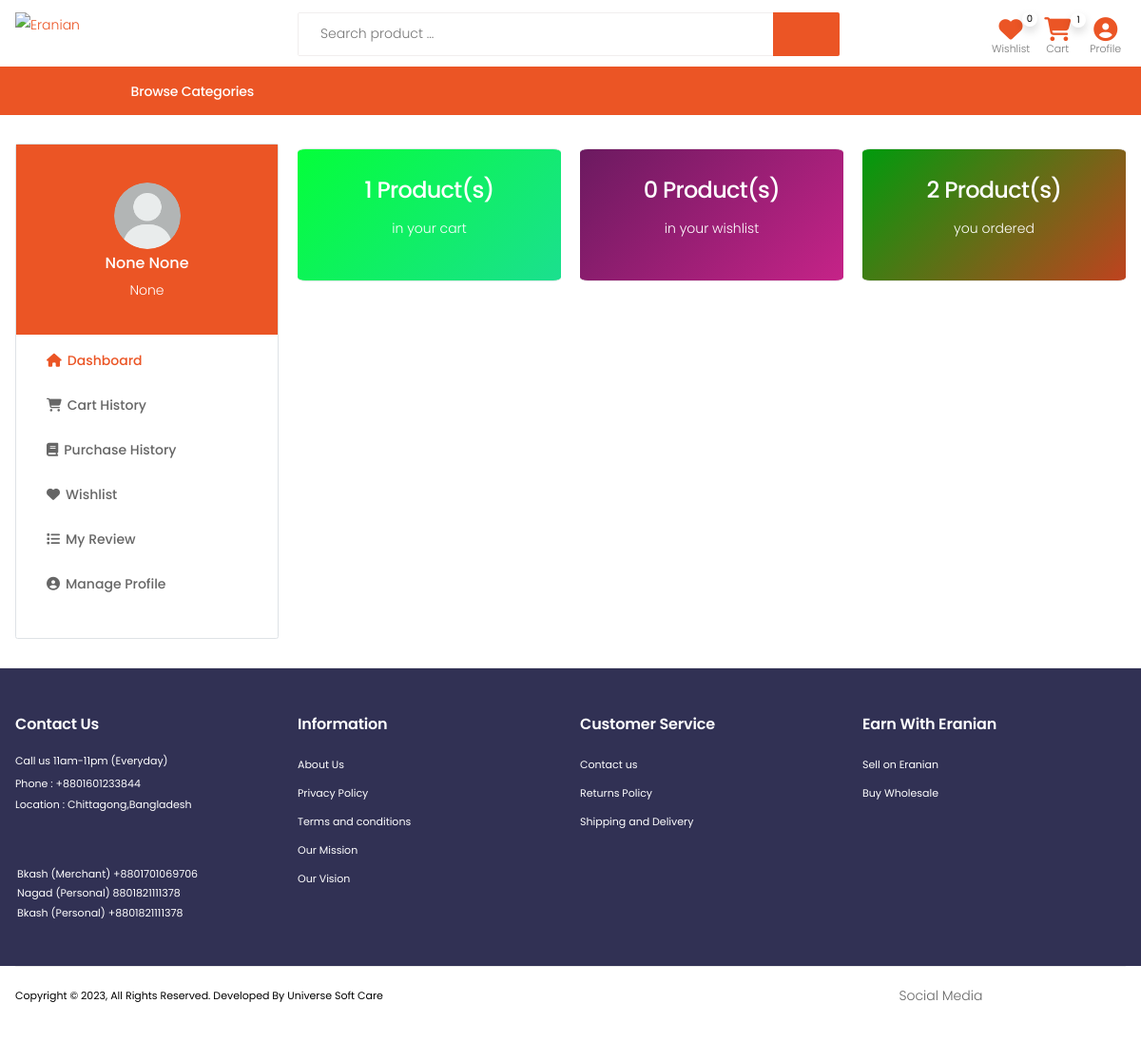
Before: /profile-dashboard (signed in) with the older database file.
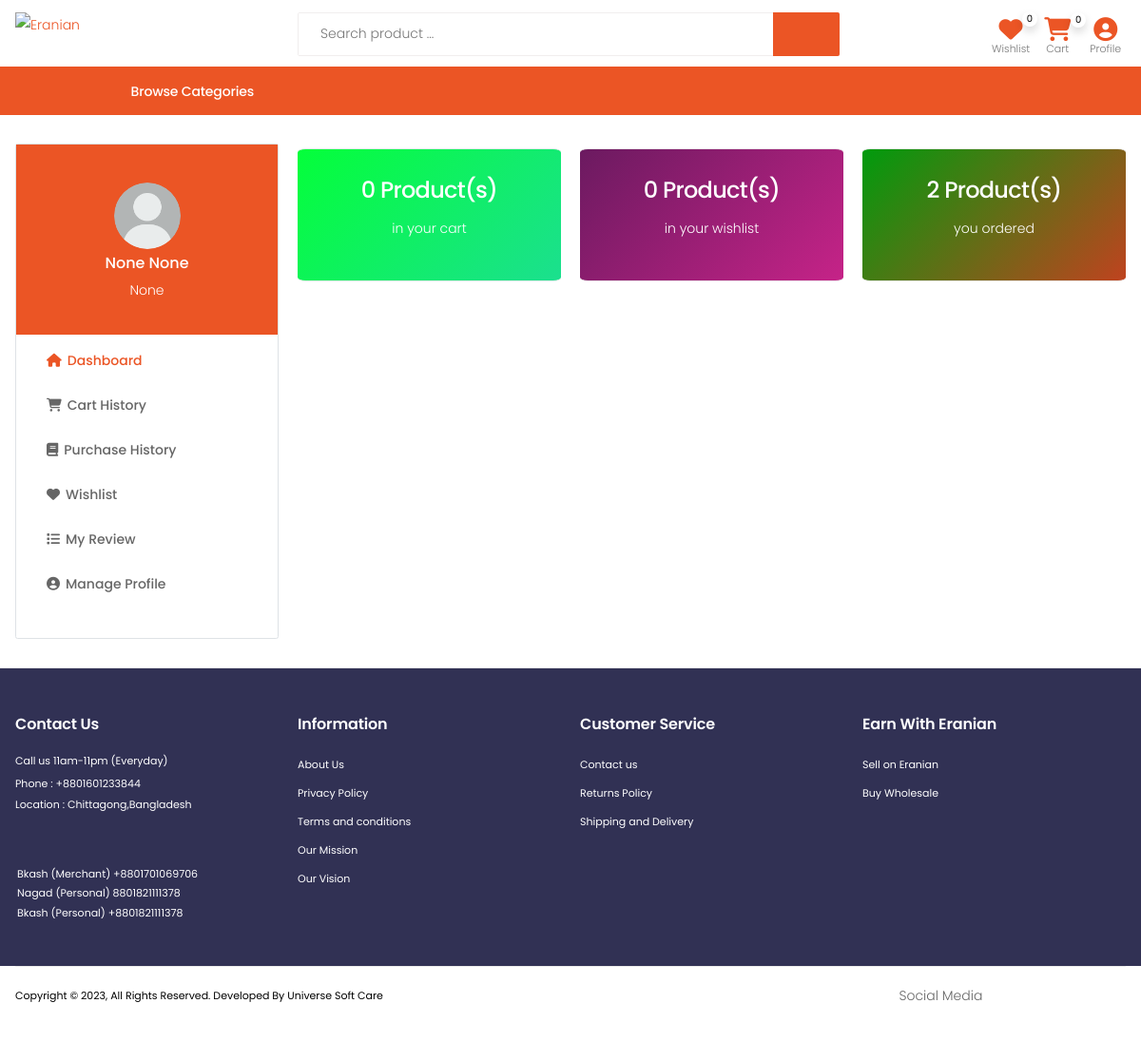
After: the same page with the newer database file.
### userapp/models.py (models this page shows, shortened)
class User(AbstractBaseUser, PermissionsMixin):
    email = models.EmailField(unique=True)
    username = None
    first_name = models.CharField(max_length=30, null=True, blank=True)
    last_name = models.CharField(max_length=30, null=True, blank=True)
    phone = models.CharField(max_length=15, unique=True, null=True, blank=True)
    is_active = models.BooleanField(default=True)
    is_staff = models.BooleanField(default=False)
    is_customer = models.BooleanField(default=False)
    is_vendor = models.BooleanField(default=False)
    is_employee = models.BooleanField(default=False)
    date_joined = models.DateTimeField(default=timezone.now)
    objects = CustomUserManager()
    USERNAME_FIELD = 'email'
    REQUIRED_FIELDS = []

class Profile(models.Model):
    user                = models.OneToOneField(User, on_delete=models.CASCADE, max_length=1)
    image               = models.ImageField(upload_to="profilepicture", default='no_img.png')
    date_of_birthday    = models.DateField(auto_now_add=False,blank=True,null=True)
    phone               = models.CharField(max_length=15,unique=True,blank=True,null=True)
    permanent_address   = models.CharField(max_length=100,blank=True,null=True)
    present_address     = models.CharField(max_length=100,blank=True,null=True)
    class Meta:
        verbose_name_plural = "Customer Profile"

### store/models.py (models this page shows, shortened)
class Order(models.Model):
    user = models.ForeignKey(settings.AUTH_USER_MODEL,
                             on_delete=models.CASCADE)
    items = models.ManyToManyField(OrderItem)
    ordered_date = models.DateTimeField()
    order_complate_date = models.DateTimeField(
        auto_now=False, auto_now_add=False, blank=True, null=True)
    order_status = models.CharField(
        max_length=150, choices=Order_Status, default='pending')
    total_order_amount = models.CharField(
        max_length=150, blank=True, null=True)
    paid_amount = models.CharField(max_length=150, default=0)
    due_amount = models.CharField(max_length=150, default=0)
    ordered = models.BooleanField(default=False)
    orderId = models.CharField(max_length=150, blank=True, null=True)
    paymentId = models.CharField(max_length=150, blank=True, null=True)
    coupon = models.ForeignKey(
        'Coupon', on_delete=models.SET_NULL, blank=True, null=True)
    shipping_address = models.ForeignKey(
        ShipingAddress, on_delete=models.CASCADE, blank=True, null=True)
    payment_option = models.CharField(max_length=150)
    order_read_status = models.BooleanField(default=False)
    redx_percel_traking_number = models.CharField(
        max_length=150, blank=True, null=True)
    others_transport_trakink_url = models.URLField(
        max_length=200, blank=True, null=True)
    class Meta:
        ordering = ['-id']

### store/views.py (the view)
# urls.py: path('profile-dashboard', login_required(profile_dashboard,login_url='/customer-login/'), name='profile-dashboard'),
@login_required
def profile_dashboard(request):
    order = Order.objects.filter(user=request.user, ordered=True).count()
    context={
            'order':order,
        }
    return render(request, 'store/dashboard.html', context)

### daseboard/context_processors.py (called while the page is built)
def order_count(request):
    order_count = Order.objects.filter(order_read_status=False).count()
    context = {
        'order_count': order_count
    }
    return context

def unverified_vendor_count(request):
    unverified_vendor_count = VendorInformation.objects.filter(
        is_verified=False).count()
    unverified_vendor_profile = VendorInformation.objects.filter(
        is_verified=False)
    context = {
        'unverified_vendor_count': unverified_vendor_count,
        'unverified_vendor_profile': unverified_vendor_profile,
    }
    return context

def order_list(request):
    user = request.user
    order_list = Order.objects.filter(order_read_status=False)
    context = {
        'order_list': order_list
    }
    return context

def contact_data_count(request):
    contact_data_count = ConductData.objects.filter(view_status=False).count()
    context = {
        'contact_data_count': contact_data_count
    }
    return context

def contact_data_list(request):
    contact_data_list = ConductData.objects.filter(view_status=False)
    context = {
        'contact_data_list': contact_data_list
    }
    return context

### store/template/store/dashboard.html (shortened to what this page needs)
{% extends 'store/base.html' %}
{% load static %}
{% load cart_count %}
{% load wish_list_product_count %}
{% block content %}
<div class="container my-5">
  <div class="row">
    <div class="col-md-3">
      <div class="card border rounded">
        <div class="card-profile ">
          <img class="mx-auto mt-4 rounded-circle" src="{{ user.profile.image.url }}" alt=""
            style="height: 70px ; width: 70px;">
          <p style="text-align:center ; font-size: 16px; font-weight: 500;">{{ user.first_name }} {{user.last_name }}
          </p>
          <p style="text-align:center ;">{{ user.username }}</p>
        </div>
        <div class="card-body d-none d-md-block">
          <nav class="mobile-cats-nav">
            <ul class="mobile-cats-menu dashboard-menu">
              <li class="m-active"><a href="{% url 'profile-dashboard' %}"><i
                    class="fa-solid fa-house"></i>Dashboard</a></li>
              <li><a href="{% url 'cart-summary' %}"><i class="fa-solid fa-cart-shopping"></i>Cart History</a></li>
              <li><a href="{% url 'order-summary' %}"><i class="fa-solid fa-book"></i>Purchase History</a>
              </li>
              <li><a href="{% url 'wish-list' %}"><i class="fa-solid fa-heart"></i>Wishlist</a></li>
              <li><a href="{% url 'my-review' %}"><i class="fa-solid fa-list"></i>My Review</a></li>
              <li><a href="{% url 'profile' %}"><i class="fa-solid fa-circle-user"></i>Manage Profile</a></li>
            </ul>
          </nav>
        </div>
      </div>
    </div>
    <div class="col-md-9">
      <div class="row profile-dashboard">
        <div class="col-6 col-md-4 my-2">
          <div class="card cart-product">
            <h4>{{ request.user|cart_count }} Product(s)</h4>
            <p>in your cart</p>
          </div>
        </div>
        <div class="col-6 col-md-4 my-2">
          <div class="card  wishlist-product">
            <h4>{{ request.user|wish_list_product_count }} Product(s)</h4>
            <p>in your wishlist</p>
          </div>
        </div>
        <div class="col-6 col-md-4 my-2">
          <div class="card ordered-product">
            <h4>{{ order }} Product(s)</h4>
            <p>you ordered</p>
          </div>
        </div>
      </div>
    </div>
  </div>
</div>
{% endblock %}

### store/template/store/includes/navbar.html (shortened to what this page needs)
{% load static %}
{% load desktop_menu %}
{% load top_category %}
{% load cart_view %}
{% load cart_count %}
{% load wish_list_product_count %}
{% load campaign %}
{% load logo %}
<header class="header header-10 header-intro-clearance desktop">
  <div class="header-middle sticky-header mx-auto ">
    <div class="container">
      <div class="header-left py-auto">
        <a href="{% url 'home' %}" class="logo">
          <img src="{% static 'store/images/eranian.png' %}" alt="Eranian">
        </a>
      </div>
      <div class="header-center">
        <div class="header-search header-search-extended header-search-visible header-search-no-radius">
          <form action="{% url 'search' %}" method="GET">
            <div class="header-search-wrapper search-wrapper-wide" style="margin-top: -10px;">
              <input type="search" class="form-control" name="q" id="q" placeholder="Search product ..." required>
              <button class="btn" type="submit" style="background-color:#eb5525 ;"><i
                  style="color: white; font-size: 25px; font-weight: 700;" class="icon-search"></i></button>
            </div>
          </form>
        </div>
      </div>
      <div class="header-right">
        <div class="header-dropdown-link" style="margin-top: -5px;">
          <a href="{% url 'wish-list' %}" class="wishlist-link">
            <i style="color:#eb5525; font-size: 25px;" class="fa-solid fa-heart"></i>
            <span class="wishlist-count shadow">{{ request.user|wish_list_product_count }}</span>
            <span class="wishlist-txt">Wishlist</span>
          </a>
          <div class="dropdown cart-dropdown mx-2">
            <a href="{% url 'cart-summary' %}" class="dropdown-toggle" role="button" aria-haspopup="true"
              aria-expanded="false" data-display="static">
              <i style="color:#eb5525; font-size: 25px;" class="fa-solid fa-cart-shopping"></i>
              <span class="cart-count shadow">{{ request.user|cart_count }}</span>
              <span class="cart-txt">Cart</span>
            </a>
          </div>
          <div class="dropdown user-profile cart-dropdown mx-2">
            <a class="dropdown-toggle" role="button" aria-haspopup="true" aria-expanded="false" data-display="static">
              <i style="color:#eb5525; font-size: 25px;" class="fa-solid fa-circle-user"></i>
              <span class="cart-txt">Profile</span>
            </a>
          </div>
        </div>
      </div>
    </div>
  </div>
  <div class="header-bottom container-fluid" style="border-top: 1px solid #eb5525;">
    <div class="row d-flex col-11 mx-auto">
      <div class="col-md-4 col-lg-3">
        {% if request.resolver_match.url_name == 'home' %}
        <div class="dropdown category-dropdown show is-on" data-visible="true">
          {% else %}
          <div class="dropdown category-dropdown is-on">
            {% endif %}
            <a href="#" class="dropdown-toggle" role="button" data-toggle="dropdown" aria-haspopup="true"
              aria-expanded="false" data-display="static" title="Browse Categories">
              <span class="pl-5" style="font-size: 14px;">Browse Categories</span>
            </a>
            </div>
          </div>
        </div>
      </div>
</header>

Changed rows visible on the page:
changed User "None": user|cart_count "1" → "0"
